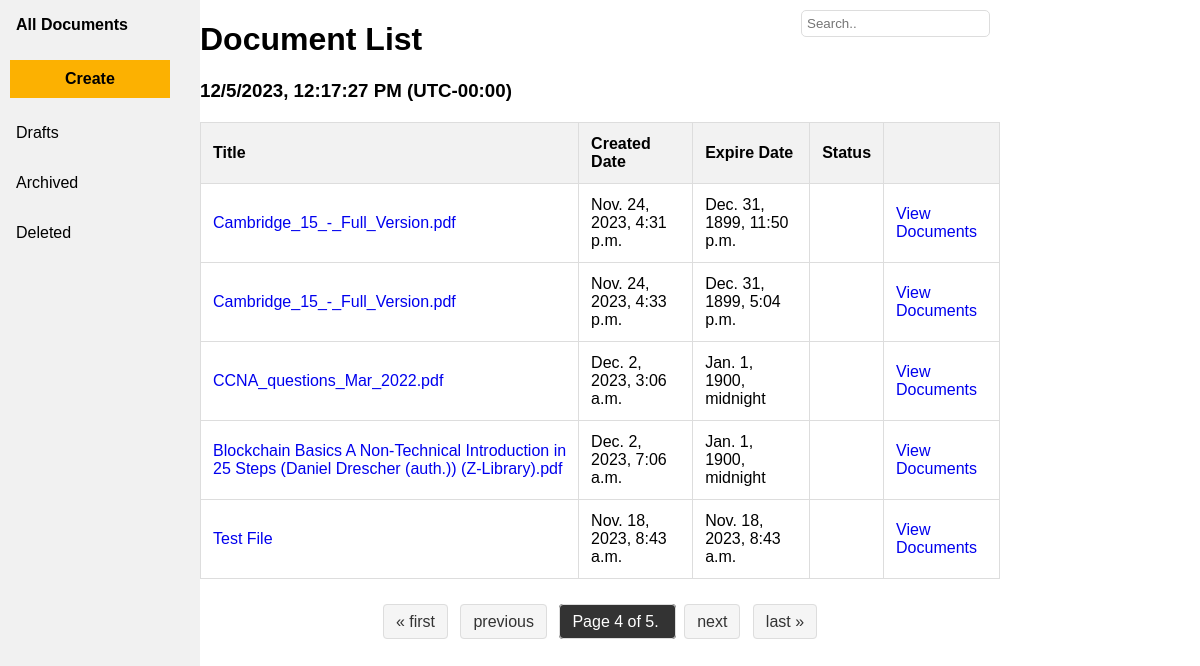
The page /esign/?page=4 (signed in) on the database its author committed.
### esign/models.py (models this page shows, shortened)
class Document(models.Model):
    docID = models.CharField(max_length=6, primary_key=True)
    title = models.CharField(max_length=255)
    pdf_file = models.FileField(
        upload_to='pdfs/',
        validators=[validate_pdf_extension],
        default=default_pdf_path
    )
    created_date = models.DateTimeField(auto_now_add=True)
    due_date = models.DateTimeField()
    email_sent = models.BooleanField(default=False)

### esign/views.py (the view)
# urls.py: path('', views.index, name='index'),
def index(request):
    user_id = request.session.get('user_id')
    if not user_id:
        return render(request, '404.html', {'error_message': 'User ID not found'})
    try:
        user = CustomUser.objects.get(userID=user_id)
        assigned_documents = Document.objects.filter(docpermission__userID=user)
    except CustomUser.DoesNotExist:
        return render(request, '404.html', {'error_message': 'User not found'})
    documents_per_page = 5
    paginator = Paginator(assigned_documents, documents_per_page)
    page = request.GET.get('page', 1)
    try:
        documents = paginator.page(page)
    except PageNotAnInteger:
        documents = paginator.page(1)
    except EmptyPage:
        documents = paginator.page(paginator.num_pages)
    return render(request, 'esign/main.html', {'documents': documents, 'user_id': user_id})

### esign/templates/esign/main.html (shortened to what this page needs)
{% load static %}
<!DOCTYPE html>
<html>
    <head>
        <link rel="stylesheet" type="text/css" href="{% static 'css/index.css' %}">
    <link rel="stylesheet" href="https://cdnjs.cloudflare.com/ajax/libs/font-awesome/6.4.2/css/all.min.css"
 />
    </head>
    <body>
        <div class="sidebar">
            <a class="active">All Documents</a>
            <button id="createButton" class="btn btn-primary" data-toggle="modal" data-target="#uploadModal">Create</button>
            <a href="#about">Drafts</a>
            <a href="#news">Archived</a>
            <a href="#contact">Deleted</a>
        </div>
        <div class="container">
            <input type="text" id="searchBar" placeholder="Search.." oninput="searchTable()">
            <div id="fileList">
                <h1>Document List</h1>
                <h3 id="time"></h3>
                <table id="fileTable">
                    <thead>
                        <tr>
                            <th>Title</th>
                            <th>Created Date</th>
                            <th>Expire Date</th>
                            <th>Status</th>
                            <th></th>
                        </tr>
                    </thead>
                    <tbody>
                        {% if documents %}
                            {% for document in documents %}
                                <tr>
                                    <td><a href="javascript:void(0);" onclick="showDocumentDetails(this, '{{ document.docID }}')">{{ document.title }}</a></td>
                                    <td>{{ document.created_date }}</td>
                                    <td>{{ document.due_date }}</td>
                                    <td>{{ document.get_status }}</td>
                                    <td><a href="{% url 'esign:viewDoc' document.docID %}">View Documents</a></td>
                                </tr>
                            {% endfor %}
                        {% else %}
                            <tr>
                                <td colspan="4">No documents available.</td>
                            </tr>
                        {% endif %}
                    </tbody>
                </table>
            </div>
            <div class="pagination">
                    <span class="step-links">
                        {% if documents.has_previous %}
                            <a href="?page=1">&laquo; first</a>
                            <a href="?page={{ documents.previous_page_number }}">previous</a>
                        {% endif %}
                        <span class="current">
                            Page {{ documents.number }} of {{ documents.paginator.num_pages }}.
                        </span>
                        {% if documents.has_next %}
                            <a href="?page={{ documents.next_page_number }}">next</a>
                            <a href="?page={{ documents.paginator.num_pages }}">last &raquo;</a>
                        {% endif %}
                    </span>
                </div>
            </div>
    </body>
</html>

### esign/static/css/index.css (style rules this page uses)
body { font-family: Arial, sans-serif; display: flex; justify-content: space-between; align-items: center; height: 100vh; margin: 0; flex-direction: column; }
.sidebar button { background-color: #fcb101; border: none; color: black; padding: 10px 55px; text-align: center; text-decoration: none; display: block; font-size: 16px; margin: 10px 10px; cursor: pointer; font-weight: bold; }
.container { display: flex; flex-direction: column; max-width: 800px; width: 100%; position: relative; }
#fileList { flex: 1; }
#searchBar { position: absolute; top: 10px; right: 10px; padding: 5px; border: 1px solid #ddd; border-radius: 5px; }
.sidebar { margin: 0; padding: 0; top: 0; left: 0; width: 200px; background-color: #f1f1f1; position: fixed; height: 100%; overflow: auto; }
.sidebar a { display: block; color: black; padding: 16px; text-decoration: none; }
.sidebar a.active { background-color: #f1f1f1; color: black; font-weight: bold; }
a { text-decoration: none; }
table { width: 100%; border-collapse: collapse; margin: 20px 0; }
th, td { border: 1px solid #ddd; padding: 12px; text-align: left; }
th { background-color: #f2f2f2; }
.pagination { display: flex; justify-content: center; margin-top: 10px; }
.step-links { padding: 4px; }
.step-links a { text-decoration: none; border: 1px solid #ddd; padding: 8px 12px; margin: 0 4px; color: #333; background-color: #f5f5f5; border-radius: 4px; }
.step-links span.current { border: 1px solid #ddd; padding: 8px 12px; margin: 0 4px; color: #fff; background-color: #333; border-radius: 4px; }

### rows shown on the page
Document: title "Cambridge_15_-_Full_Version.pdf", created_date "Nov. 24, 2023, 4:31 p.m.", due_date "Dec. 31, 1899, 11:50 p.m."
Document: title "Cambridge_15_-_Full_Version.pdf", created_date "Nov. 24, 2023, 4:33 p.m.", due_date "Dec. 31, 1899, 5:04 p.m."
Document: title "CCNA_questions_Mar_2022.pdf", created_date "Dec. 2, 2023, 3:06 a.m.", due_date "Jan. 1, 1900, midnight"
Document: title "Blockchain Basics A Non-Technical Introduction in 25 Steps (Daniel Drescher (auth.)) (Z-Library).pdf", created_date "Dec. 2, 2023, 7:06 a.m.", due_date "Jan. 1, 1900, midnight"
Document: title "Test File", created_date "Nov. 18, 2023, 8:43 a.m.", due_date "Nov. 18, 2023, 8:43 a.m."

### other values the page prints
{{ documents.number }} "4"
{{ documents.paginator.num_pages }} "5"
